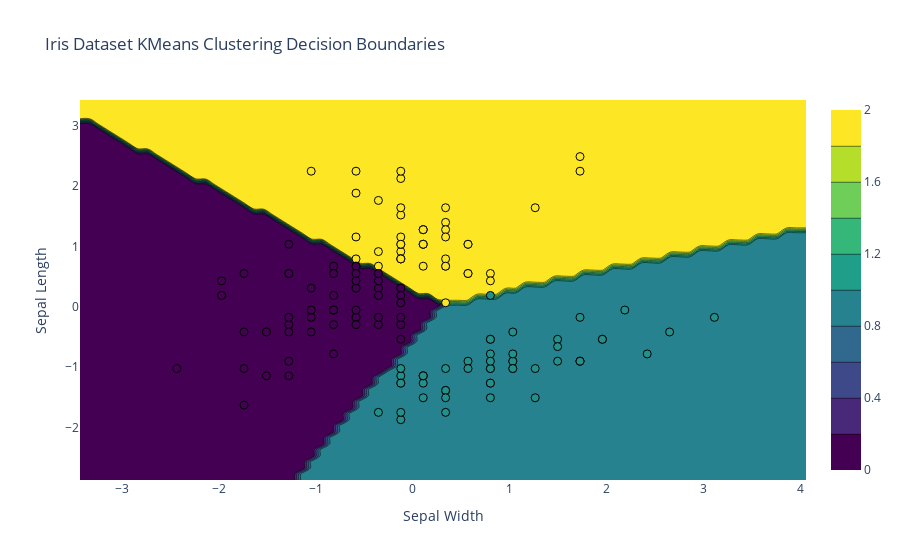

The notebook cell saved with this chart:
### Markdown cell above
# Visualizing Decision Boundaries:
- We will use the k-means clusters from the previous example to create a contour plot showing the decision boundaries

### Code cell
scaled_data = pd.DataFrame(scaler.fit_transform(data[['sepal_width', 'sepal_length']]), columns=['sepal_width', 'sepal_length'])
kmeans = KMeans(n_clusters=3, random_state=0)
kmeans.fit(scaled_data)
scaled_data['cluster'] = kmeans.predict(scaled_data)

x_min, x_max = scaled_data['sepal_width'].min() - 1, scaled_data['sepal_width'].max() + 1
y_min, y_max = scaled_data['sepal_length'].min() - 1, scaled_data['sepal_length'].max() + 1
xx, yy = np.meshgrid(np.arange(x_min, x_max, 0.1), np.arange(y_min, y_max, 0.1))
Z = kmeans.predict(np.c_[xx.ravel(), yy.ravel()])
Z = Z.reshape(xx.shape)

fig = go.Figure()
fig.add_trace(go.Contour(x=xx[0], y=yy[:, 0], z=Z, colorscale='viridis'))
fig.add_trace(go.Scatter(x=scaled_data['sepal_width'], y=scaled_data['sepal_length'],
mode='markers', marker=dict(color=scaled_data['cluster'], colorscale='viridis', size=8, line=dict(color='black', width=1))))
fig.update_layout(title='Iris Dataset KMeans Clustering Decision Boundaries', xaxis_title='Sepal Width', yaxis_title='Sepal Length')
fig.show()

### Figure 1 — Plotly figure (JSON) as saved in the notebook; plotly's stock layout.template omitted (floating-point values rounded to 4 significant figures; data arrays with more than 128 entries replaced by an {"elided": "..."} marker saying what was removed)
{"data": [{"colorscale": [[0, "#440154"], [0.1111, "#482878"], [0.2222, "#3e4989"], [0.3333, "#31688e"], [0.4444, "#26828e"], [0.5556, "#1f9e89"], [0.6667, "#35b779"], [0.7778, "#6ece58"], [0.8889, "#b5de2b"], [1, "#fde725"]], "type": "contour", "x": [-3.439, -3.339, -3.239, -3.139, -3.039, -2.939, -2.839, -2.739, -2.639, -2.539, -2.439, -2.339, -2.239, -2.139, -2.039, -1.939, -1.839, -1.739, -1.639, -1.539, -1.439, -1.339, -1.239, -1.139, -1.039, -0.939, -0.839, -0.739, -0.639, -0.539, -0.439, -0.339, -0.239, -0.139, -0.03899, 0.06101, 0.161, 0.261, 0.361, 0.461, 0.561, 0.661, 0.761, 0.861, 0.961, 1.061, 1.161, 1.261, 1.361, 1.461, 1.561, 1.661, 1.761, 1.861, 1.961, 2.061, 2.161, 2.261, 2.361, 2.461, 2.561, 2.661, 2.761, 2.861, 2.961, 3.061, 3.161, 3.261, 3.361, 3.461, 3.561, 3.661, 3.761, 3.861, 3.961, 4.061], "y": [-2.87, -2.77, -2.67, -2.57, -2.47, -2.37, -2.27, -2.17, -2.07, -1.97, -1.87, -1.77, -1.67, -1.57, -1.47, -1.37, -1.27, -1.17, -1.07, -0.97, -0.87, -0.77, -0.67, -0.57, -0.47, -0.37, -0.27, -0.17, -0.07002, 0.02998, 0.13, 0.23, 0.33, 0.43, 0.53, 0.63, 0.73, 0.83, 0.93, 1.03, 1.13, 1.23, 1.33, 1.43, 1.53, 1.63, 1.73, 1.83, 1.93, 2.03, 2.13, 2.23, 2.33, 2.43, 2.53, 2.63, 2.73, 2.83, 2.93, 3.03, 3.13, 3.23, 3.33, 3.43], "z": {"elided": "64x76 int values"}}, {"marker": {"color": {"elided": "150 int values"}, "colorscale": [[0, "#440154"], [0.1111, "#482878"], [0.2222, "#3e4989"], [0.3333, "#31688e"], [0.4444, "#26828e"], [0.5556, "#1f9e89"], [0.6667, "#35b779"], [0.7778, "#6ece58"], [0.8889, "#b5de2b"], [1, "#fde725"]], "line": {"color": "black", "width": 1}, "size": 8}, "mode": "markers", "type": "scatter", "x": {"elided": "150 float values"}, "y": {"elided": "150 float values"}}], "layout": {"title": {"text": "Iris Dataset KMeans Clustering Decision Boundaries"}, "xaxis": {"title": {"text": "Sepal Width"}}, "yaxis": {"title": {"text": "Sepal Length"}}}}
